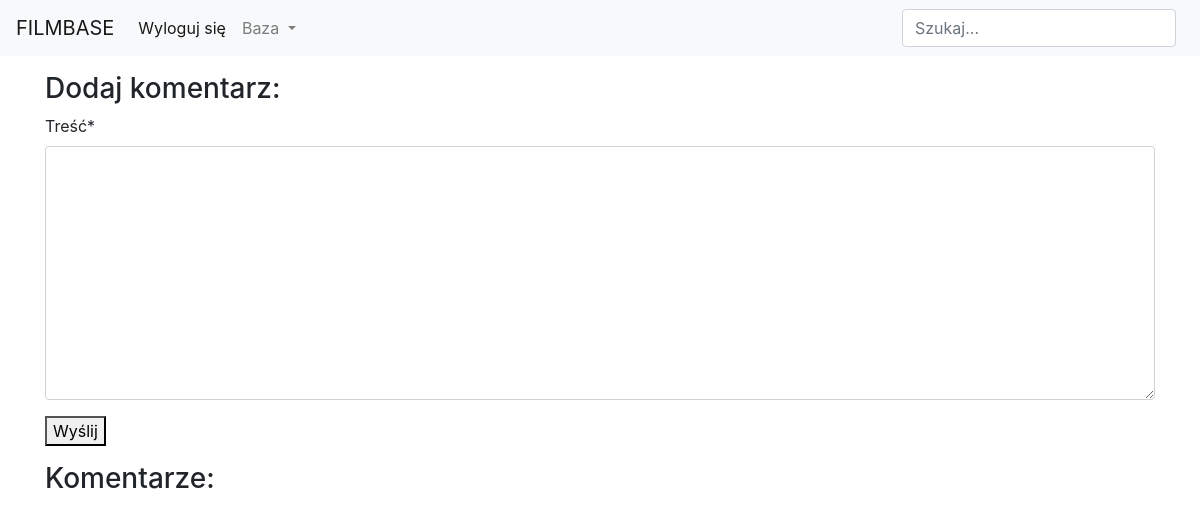
Page /discussion/cezary-pazura/pierwszy-temat-s3j1/ (signed in) on the earlier database version.
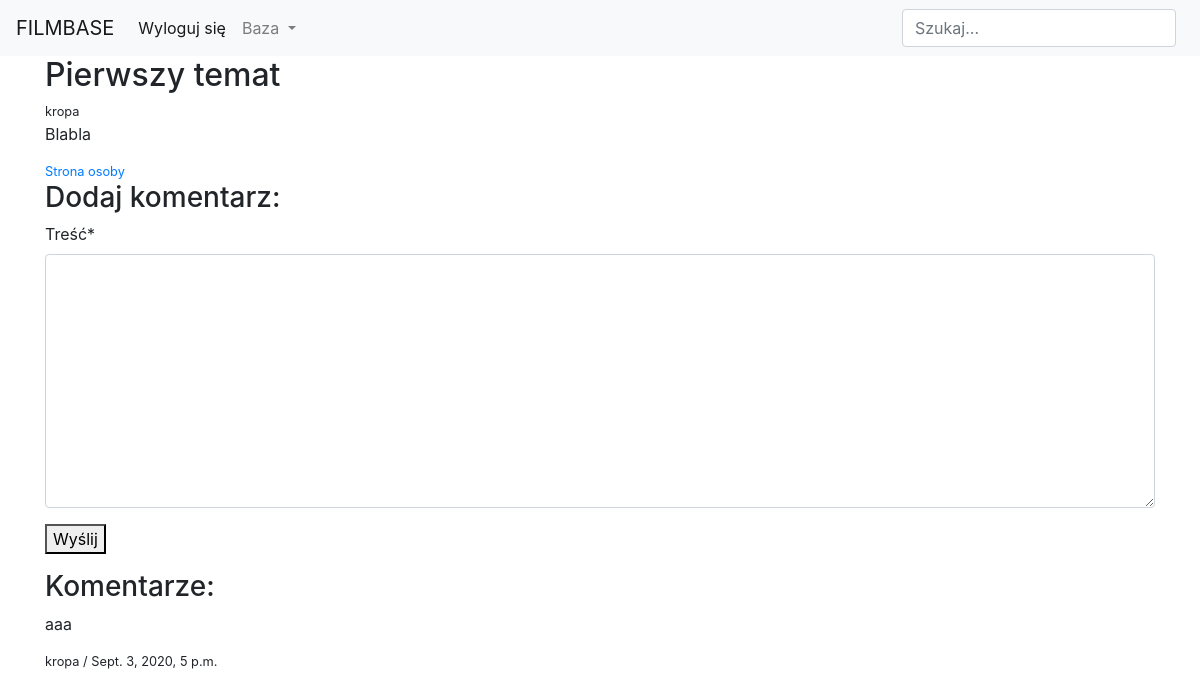
Same page on the later database version.
### comments/models.py (models this page shows, shortened)
class Topic(models.Model):
    title = models.CharField(verbose_name='Tytuł', null=False, blank=False, max_length=250)
    content = models.TextField(verbose_name='Treść', null=False, blank=False, max_length=500)
    person = models.ForeignKey(Person, on_delete=models.CASCADE, null=True, blank=True)
    movie = models.ForeignKey(Movie, on_delete=models.CASCADE, null=True, blank=True)
    author = models.ForeignKey(User, on_delete=models.CASCADE)
    slug = models.SlugField(unique=True, null=True, blank=True)

class Comment(models.Model):
    author = models.ForeignKey(User, on_delete=models.CASCADE)
    content = models.TextField(blank=False, null=False, max_length=500, verbose_name='Treść')
    date_of_create = models.DateTimeField(default=timezone.now)
    post = models.ForeignKey(Post, on_delete=models.CASCADE, null=True)
    topic = models.ForeignKey(Topic, on_delete=models.CASCADE, null=True)
    class Meta:
        ordering = ['-date_of_create']

### comments/views.py (the view, shortened to what this page needs)
# urls.py: path('<slug:slug>/<slug:topic_slug>/', TopicDetailView.as_view(), name='detail_topic'),
class TopicDetailView(FormMixin, DetailView):
    model = Topic
    context_object_name = 'topic'
    template_name = 'comments/detail_topic.html'
    form_class = CommentForm
    def get_object(self):
        topic = Topic.objects.filter(
            Q(movie__slug=self.kwargs['slug'])|
            Q(person__slug=self.kwargs['slug'])
        ).filter(slug=self.kwargs['topic_slug']).first()
        return topic
    def get_context_data(self, **kwargs):
        context = super(TopicDetailView, self).get_context_data(**kwargs)
        context['form'] = CommentForm(initial={'topic':self.object})
        return context

### comments/forms.py
class CommentForm(forms.ModelForm):
    class Meta:
        model = Comment
        fields = ('content',)

### comments/templates/comments/detail_topic.html (shortened to what this page needs)
{% extends 'users/base.html' %}
{% load crispy_forms_tags %}
{% block content %}
    <h2>{{ topic.title }}</h2>
    <small>{{ topic.author }}</small>
    <p>{{ topic.content }}</p>
    {% if topic.movie %}
        <small><a href="{% url 'detail_movie' slug=topic.movie.slug %}">Strona filmu</a></small>
    {% elif topic.person %}
        <small><a href="{% url 'detail_person' slug=topic.person.slug %}">Strona osoby</a></small>
    {% endif %}
    <h3>Dodaj komentarz:</h3>
    <form action="" method="POST">
        {{ form|crispy }}
        <button type="submit">Wyślij</button>
    </form>
    <h3>Komentarze:</h3>
    {% for comment in topic.comment_set.all %}
        <p>{{ comment.content }}</p>
        <small>{{ comment.author }} / {{ comment.date_of_create }}</small>
    {% endfor %}
{% endblock %}

Differences in the rows shown:
added Topic: title "Pierwszy temat", author "kropa", content "Blabla"
added Comment: content "aaa", author "kropa", date_of_create "Sept. 3, 2020, 5 p.m."
Other differences:
text now shown: "Strona osoby"
